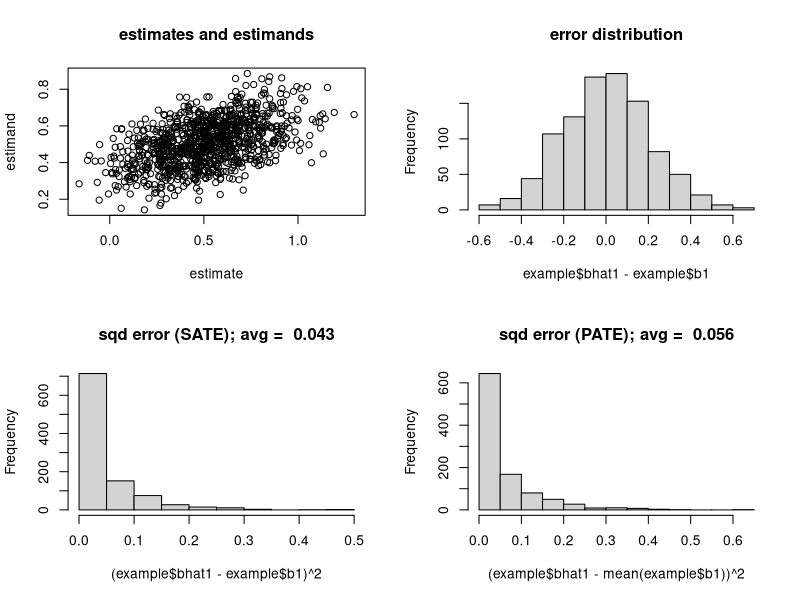

Recreate this plot in R.
rm(list=ls())


# The key analysis function takes declarations of functions of estimands and estimates
# that are each a function of data
# and returns a matrix (here, data frame) that includes all estimates, ses, and ps, for any data realization, 
# as well as estimands, which *may or may not* depend on data realizations

results = function(estimates  = default.estimates, 
                   estimands  = default.estimands, 
                   makedata = default.makedata,  runs=6) {
  
  out <- t(replicate(runs,  {data <- makedata()  
  c(as.vector(estimates(data)),  estimands(data))}
  ))
  
  n.ests <- length(estimands(makedata()))
  
  colnames(out) <-  c(as.vector(sapply(1:n.ests, function(j) {
    c(paste("bhat", j, sep=""),  paste("se", j, sep=""),  paste("p", j, sep=""))
  })), 
  paste("b", 1:n.ests, sep="")
  )        
  data.frame(out)   
}


# A default estimate would need to know names of treatments in order to function
# We might also include as defaults the blocking/ cluster structure implied by the design
# Or we could leave that to users
# Importantly this returns the p value of interest here; which will make the 
# power analysis easy. Also by returning the raw p, it would not be hard to return power for 
# a vector of alphas given a single set of simulations

default.estimates =  function(D) {
  coef(summary(lm(Y~Z1, data= D)))[2, -3]
}

# Need to specify default estimands, which requires information on structure of potential outcomes 
# For the factorial example I was playing with this turned out to be trickier than I expected
default.estimands =  function(D) { mean(D$Y1) - mean(D$Y0) }

# In practice though users can provide ANY estimates, including estimates from multiple distinct models
# And even multiple comparisons stats derived from those multiple models
# In this example, one model looks at the effects of changing two treatments simultaneously
# and another ignores the factorial nature of the design and includes a control
my.estimates = function(data)   {
  cbind(
    coef(summary(lm(Y~Z1, data = data[ ((data$Z1==1 & data$Z2==0) | (data$Z1==0 & data$Z2==0 )), ])))[2, -3],
    coef(summary(lm(Y~Z1 +X, data = data)))[2, -3]
   )
  }


# My estimands specify what I hope to get at
# There is no guarantee that the estimates estimate the estimands well
# Our package will answer that question in a natural way
my.estimands = function(data)  {c((mean(data$Y10-  data$Y01)), 
                                 mean(data$X==1) * ((mean(data$Y1[data$X==1])) -  (mean(data$Y0[data$X==1])) )+
                                 mean(data$X==0) * ((mean(data$Y1[data$X==0])) -  (mean(data$Y0[data$X==0])) )
                                 )
}
  
# makedata function 
default.makedata = function(n=10){
         Y00 <- runif(n)
         Y10 <- runif(n)
         Y01 <- runif(n)
         Y11 <- runif(n) +1
         Z1  <- rep(0:1, 5)
         Z2  <- sample(Z1)
         Y <- (1-Z1)*(1-Z2)*Y00 + (1-Z1)*Z2*Y01+Z1*(1-Z2)*Y10 + Z1*Z2*Y11  

         Y1 <- Y11*Z2 + Y10*(1-Z2)  # This is the PO on Y1, conditional on realized Z2
         Y0 <- Y01*Z2 + Y00*(1-Z2)  

         W1 <- Y11*Z1 + Y01*(1-Z1)  # This is the PO on Y2, conditional on realized Z1  
         W0 <- Y10*Z1 + Y00*(1-Z1)  
         X  <- 1*(runif(n) > .5)          
         data.frame(Y00, Y10, Y01, Y11, Z1,Z2, Y, Y1, Y0, W1, W0, X)
         }

example <- results(runs = 1000)

head(example)

# different power estimates can be gotten for the samerun for different alphas
mean(example$p1 < 0.05)
mean(example$p1 < 0.01)

# Lots of diagnostics possible
par(mfrow=c(2,2))
plot(example$bhat1, example$b1, xlab = "estimate", ylab = "estimand", main = "estimates and estimands")
# bias
hist(example$bhat1 - example$b1, main = "error distribution")
# sq error from population estimand
hist((example$bhat1 - example$b1)^2, 
     main = paste("sqd error (SATE); avg = ", round(mean((example$bhat1 - example$b1)^2),3)))
     
# sq error from population estimand
hist((example$bhat1 - mean(example$b1))^2, 
     main = paste("sqd error (PATE); avg = ", round(mean((example$bhat1 - mean(example$b1))^2),3)))


# Example wth multiple models 
example2 <- results(runs = 10, estimates = my.estimates, estimands = my.estimands)

head(example)
